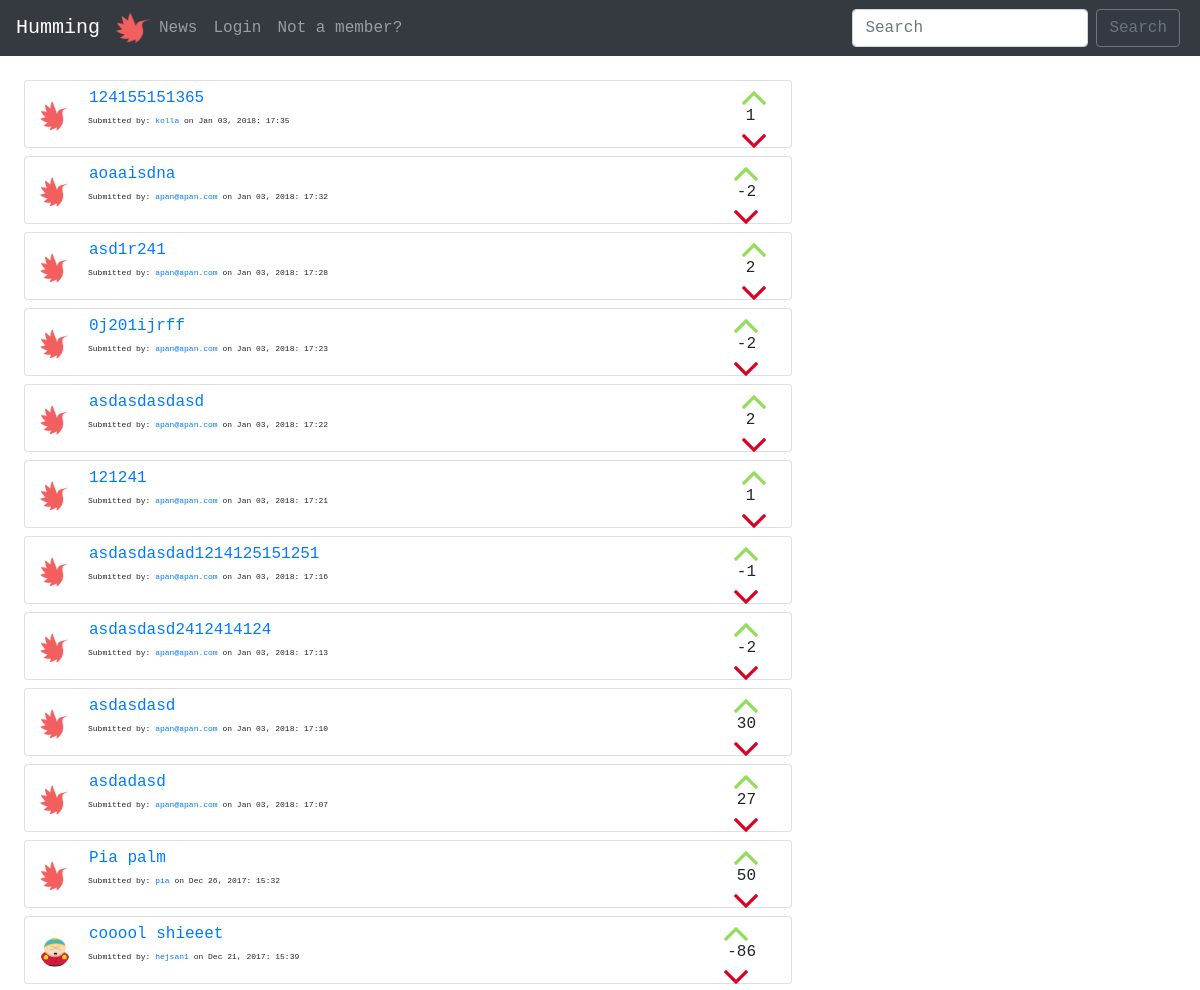
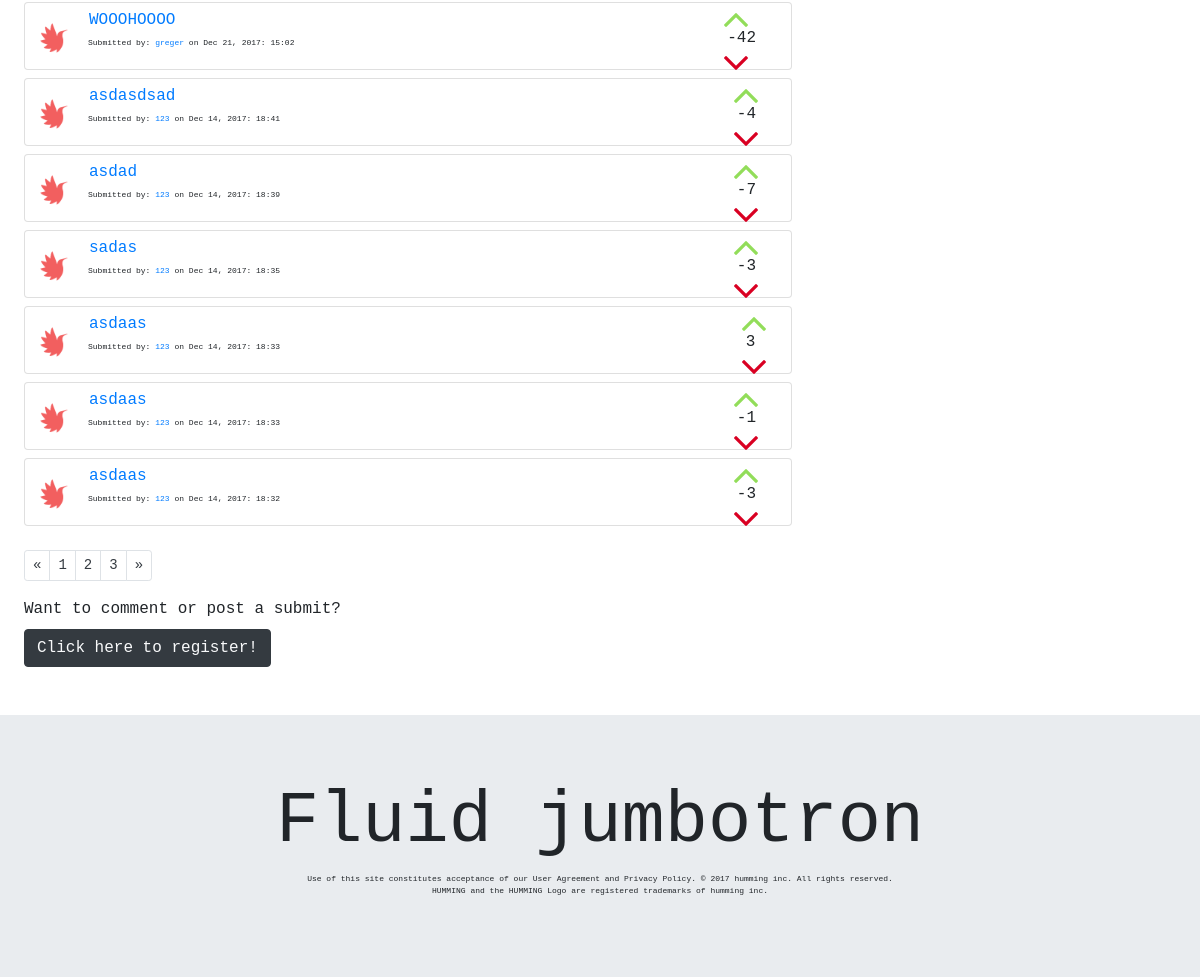
The page / on the database its author committed (2 pictures, top to bottom).
### tables this page shows
CREATE TABLE "posts" (
	`title`	TEXT NOT NULL,
	`description`	TEXT NOT NULL,
	`url`	TEXT,
	`postID`	INTEGER NOT NULL PRIMARY KEY AUTOINCREMENT UNIQUE,
	`postdate`	INTEGER,
	`userID`	INTEGER
);

CREATE TABLE "users" (
	`userID`	INTEGER PRIMARY KEY AUTOINCREMENT,
	`username`	VARCHAR NOT NULL UNIQUE,
	`email`	VARCHAR NOT NULL UNIQUE,
	`password`	VARCHAR NOT NULL,
	`bio`	VARCHAR,
	`picture`	VARCHAR
);

### index.php (called while the page is built)
<?php require __DIR__.'/viewings/header.php'; ?>
<?php require __DIR__.'/forum.php'; ?>
<?php require __DIR__.'/viewings/footer.php'; ?>

### php/functions.php (called while the page is built, shortened)
<?php
function posts($pdo) {
  $allPosts = "SELECT *
               FROM posts
               LEFT JOIN users
               ON posts.userID=users.userID
               ORDER BY postID DESC";
  $statement = $pdo->prepare($allPosts);
  $statement->execute();
  $resultPosts = $statement->fetchAll(PDO::FETCH_ASSOC);
  return $resultPosts;
}
function voteSum($pdo, $postID) {
  $voteSum =  "SELECT sum(voteDir)
               AS score
               FROM votes
               WHERE postID= :postID";
$statement = $pdo->prepare($voteSum);
$statement->bindParam(':postID', $postID, PDO::PARAM_INT);
$statement->execute();
$resultvoteSum = $statement->fetch(PDO::FETCH_ASSOC);
return $resultvoteSum;
}

### forum.php (the view, shortened to what this page needs)
<div class="m-4">
  <?php $submits = posts($pdo) ?>
  <?php foreach($submits as $submit => $value):?>
    <div class="card col-sm-8 mt-2">
      <div class="card-body pl-0 pt-1 pb-1">
        <div class="d-flex flex-column float-right">
            <button class="cursorPointer btn btn-link p-0 upvote mb-1" type="button" name="upvotes" data-dir="1" value="<?php echo $value['postID'] ?>">
              <img class="upvotes" src="images/upvote.png" alt="">
            </button>
            <?php $voteSum = voteSum($pdo, $value['postID'])?>
            <p class="voteSums m-0 p-0 pl-1 text-center" name="voteSums"> <?php echo $voteSum['score'] ?> </p>
            <button class="cursorPointer btn btn-link p-0 m-0 downvote" type="button" name="downvotes" data-dir="-1" value="<?php echo $value['postID'] ?>">
              <img class="downvotes" src="images/downvote.png" alt="">
            </button>
        </div>
        <a href="/php/allProfiles.php?id=<?php echo $value['userID']?>">
          <img class="float-left profilePicSubs mt-3 mr-3 " src=" <?php if(isset($value['picture'])): ?>
          <?php echo "../profileImages/".$value['picture']; ?>
          <?php else: echo "../profileImages/hummingLogo.png"; ?>
          <?php endif; ?>" alt="">
        </a>
        <blockquote class="blockquote mb-0 ml-4 pl-4 ">
            <form action="/commentsform.php" method="GET">
              <button class="btn btn-link m-0 p-0 pb-1 " type="submit" name="id" value="<?php echo $value['postID'] ?>">
                <a href="/commentsform.php"><p class="m-0"><?php echo $value['title'];?></p></a>
              </button>
            </form>
          <p class="mb-0 smallfont">
              Submitted by: <a href="/php/allProfiles.php?id=<?php echo $value['userID']?>"><?php echo $value['username']?></a> on <?php echo $value['postdate'] ?>
          </p>
        </blockquote>
        </div>
      </div>
    <?php endforeach; ?>
    <nav>
      <ul class="pagination pagination-sm pt-4">
        <li class="page-item">
          <a class="page-link text-dark" href="#" aria-label="Previous">
            <span aria-hidden="true">&laquo;</span>
          </a>
        </li>
        <li class="page-item"><a class="page-link text-dark" href="#">1</a></li>
        <li class="page-item"><a class="page-link text-dark" href="#">2</a></li>
        <li class="page-item"><a class="page-link text-dark" href="#">3</a></li>
        <li class="page-item">
          <a class="page-link text-dark" href="#" aria-label="Next">
            <span aria-hidden="true">&raquo;</span>
          </a>
        </li>
      </ul>
    </nav>
    <?php if (!isset($_SESSION['users'])): ?>
      <label>Want to comment or post a submit?</label><br>
      <button class="btn btn-dark text-light">
        <a href="/registerform.php"><p class="m-0 text-light">Click here to register!</p></a>
      </button>
    <?php endif; ?>
  </div>

### style/main.css (style rules this page uses)
* { font-family: monospace; }
.smallfont { font-size: 8px; }
.profilePicSubs { border-radius: 100px; height: 30px; width: 30px; }
.upvote { height: 15px; width: 15px; }
.downvote { height: 15px; width: 15px; }
.cursorPointer { cursor: pointer; }

### rows shown on the page
posts: $value['postID'] 38 (drawn), score "1", title "124155151365", userID.username "kolla", postdate "Jan 03, 2018: 17:35"
posts: $value['postID'] 37 (drawn), score "-2", title "aoaaisdna", userID.username "apan@apan.com", postdate "Jan 03, 2018: 17:32"
posts: $value['postID'] 36 (drawn), score "2", title "asd1r241", userID.username "apan@apan.com", postdate "Jan 03, 2018: 17:28"
posts: $value['postID'] 35 (drawn), score "-2", title "0j201ijrff", userID.username "apan@apan.com", postdate "Jan 03, 2018: 17:23"
posts: $value['postID'] 34 (drawn), score "2", title "asdasdasdasd", userID.username "apan@apan.com", postdate "Jan 03, 2018: 17:22"
posts: $value['postID'] 33 (drawn), score "1", title "121241", userID.username "apan@apan.com", postdate "Jan 03, 2018: 17:21"
posts: $value['postID'] 32 (drawn), score "-1", title "asdasdasdad1214125151251", userID.username "apan@apan.com", postdate "Jan 03, 2018: 17:16"
posts: $value['postID'] 31 (drawn), score "-2", title "asdasdasd2412414124", userID.username "apan@apan.com", postdate "Jan 03, 2018: 17:13"
posts: score "30", title "asdasdasd", userID.username "apan@apan.com", postdate "Jan 03, 2018: 17:10"
posts: $value['postID'] 29 (drawn), score "27", title "asdadasd", userID.username "apan@apan.com", postdate "Jan 03, 2018: 17:07"
posts: $value['postID'] 14 (drawn), score "50", title "Pia palm", userID.username "pia", postdate "Dec 26, 2017: 15:32"
posts: $value['postID'] 13 (drawn), score "-86", userID.picture (picture), title "cooool shieeet", userID.username "hejsan1", postdate "Dec 21, 2017: 15:39"
posts: $value['postID'] 12 (drawn), score "-42", title "WOOOHOOOO", userID.username "greger", postdate "Dec 21, 2017: 15:02"
posts: $value['postID'] 6 (drawn), score "-4", title "asdasdsad", userID.username "123", postdate "Dec 14, 2017: 18:41"
posts: $value['postID'] 5 (drawn), score "-7", title "asdad", userID.username "123", postdate "Dec 14, 2017: 18:39"
posts: $value['postID'] 4 (drawn), score "-3", title "sadas", userID.username "123", postdate "Dec 14, 2017: 18:35"
posts: score "3", title "asdaas", userID.username "123", postdate "Dec 14, 2017: 18:33"
posts: $value['postID'] 2 (drawn), score "-1", title "asdaas", userID.username "123", postdate "Dec 14, 2017: 18:33"
posts: $value['postID'] 1 (drawn), score "-3", title "asdaas", userID.username "123", postdate "Dec 14, 2017: 18:32"
